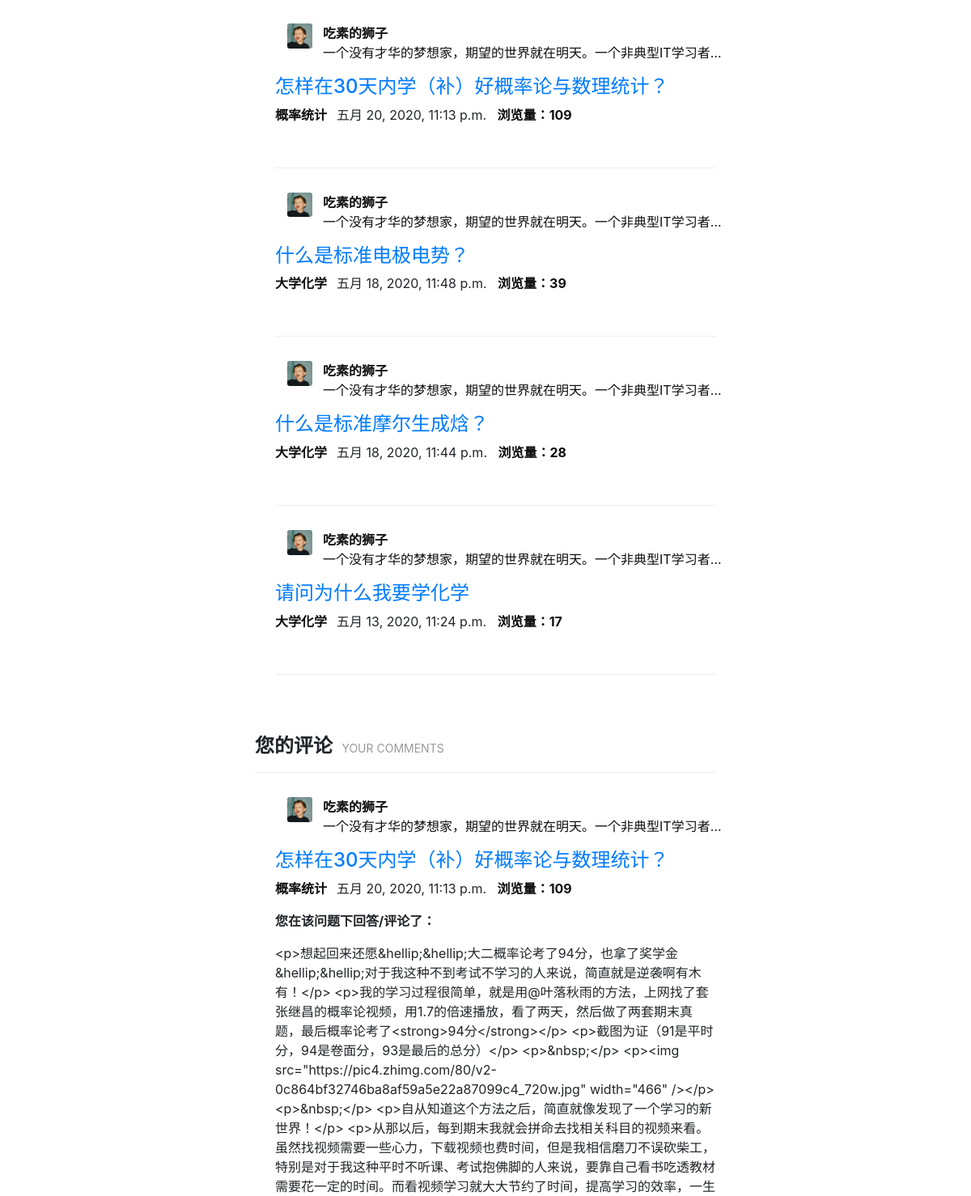
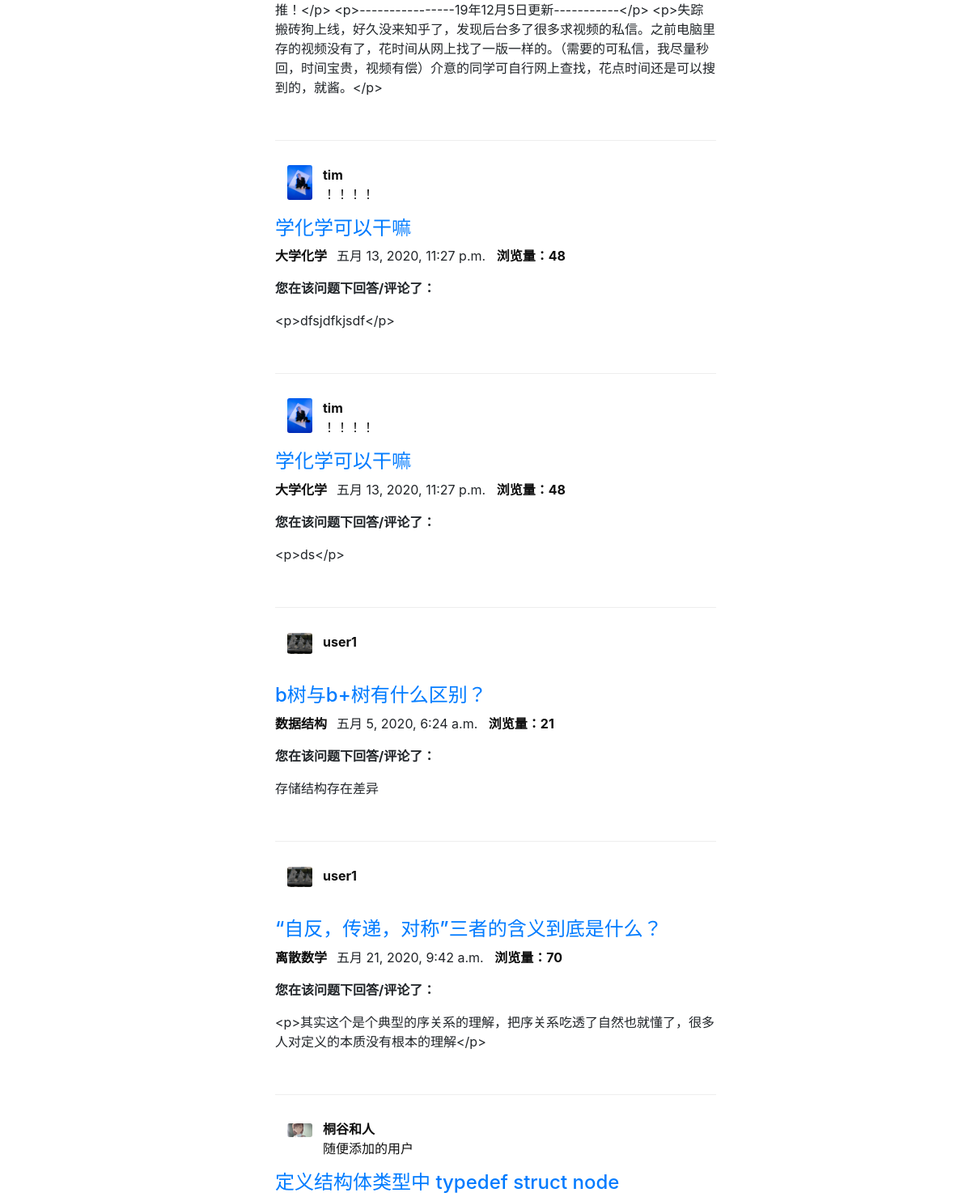
The page /qas_system/userpage/related_discuss/ (signed in, middle part) on the database as committed earlier (2 pictures, top to bottom).
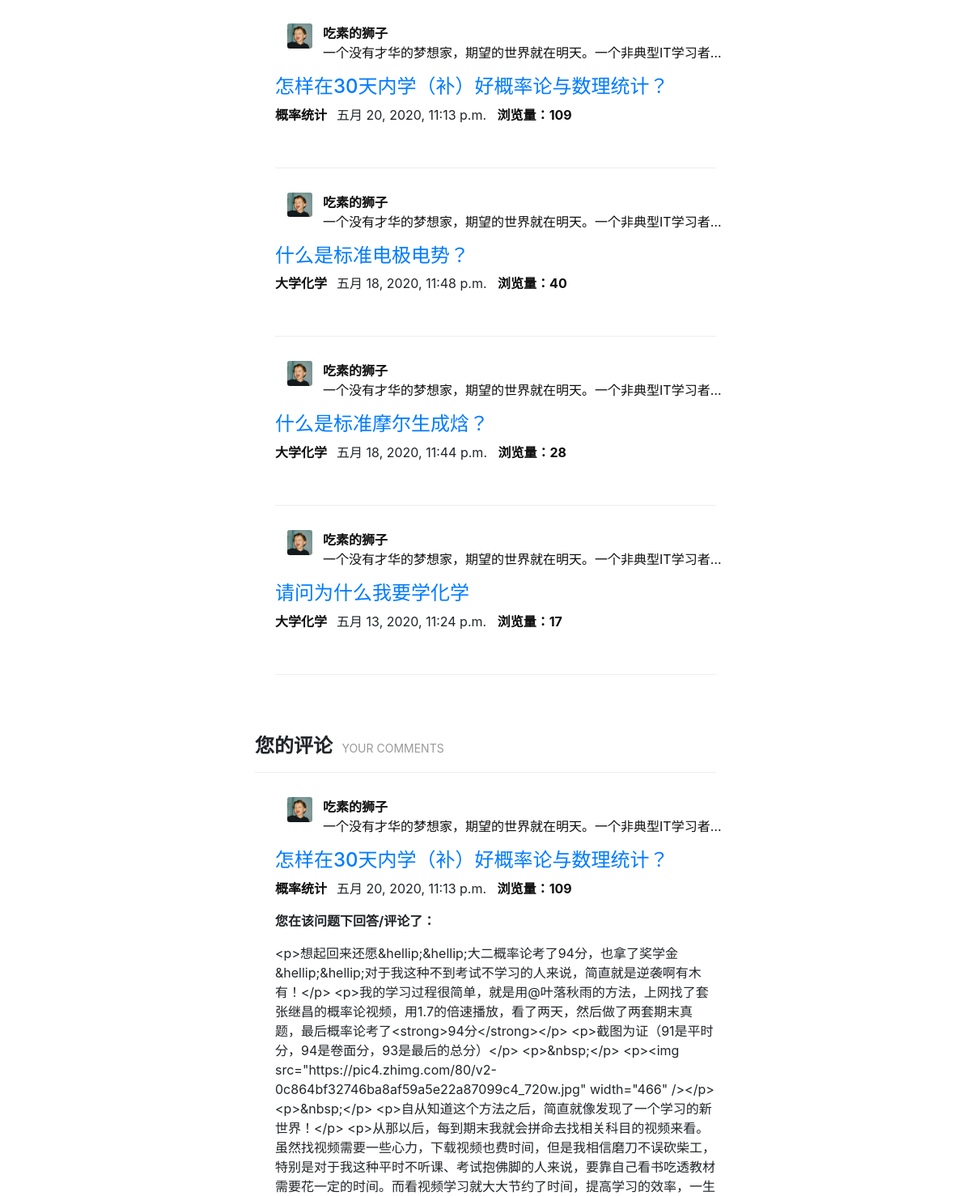
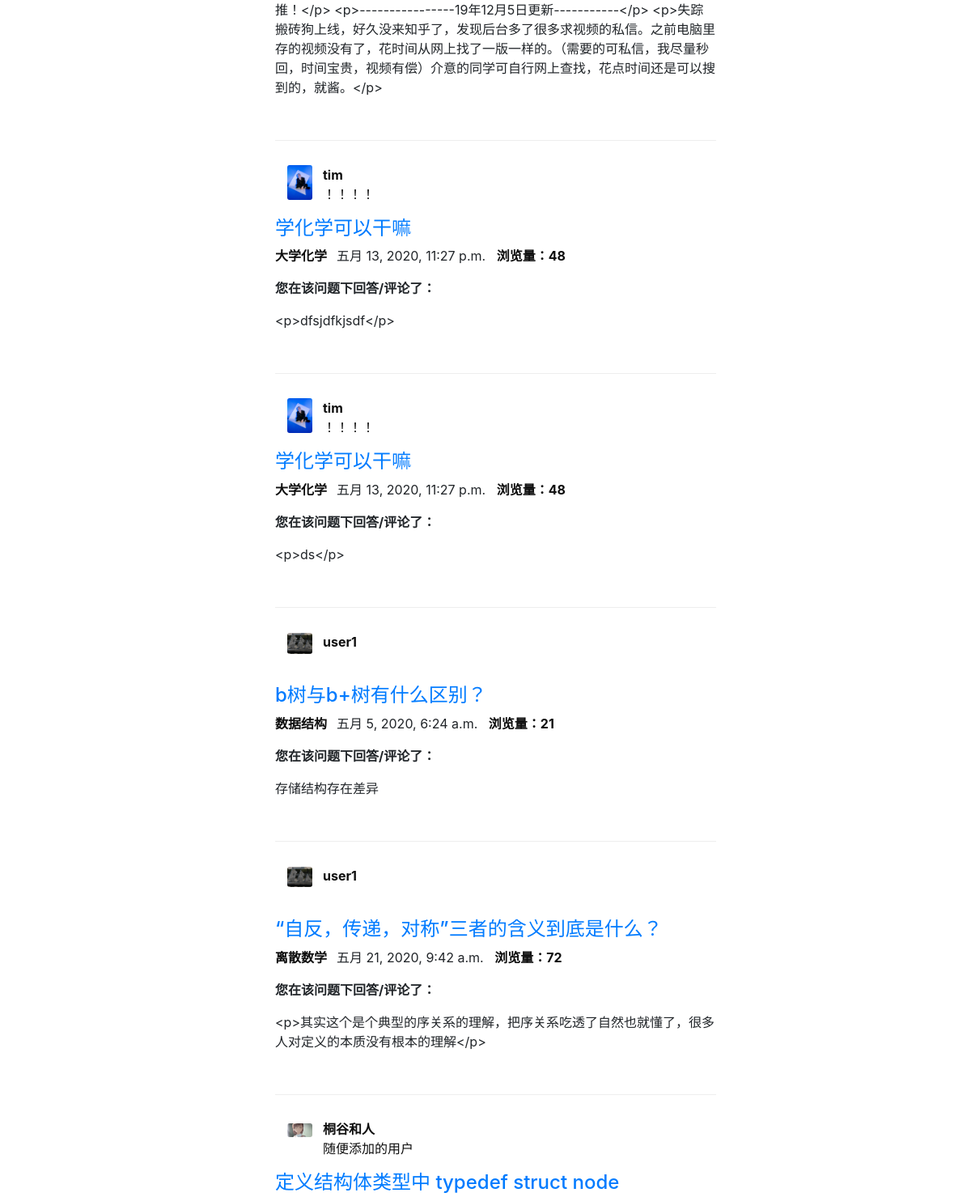
The same page on the database as committed later (2 pictures, top to bottom).
### qas_system/models.py (models this page shows, shortened)
class Question(models.Model):
    question_title = models.CharField(verbose_name='标题', max_length=30, blank=False)
    question_text = RichTextField(verbose_name='具体描述')
    question_subject = models.ForeignKey('Subject', verbose_name='科目', on_delete=models.CASCADE)
    pub_date = models.DateTimeField(auto_now=True, verbose_name='提问日期')
    page_views = models.PositiveIntegerField(default=0, verbose_name='浏览量')
    questioner = models.ForeignKey('User', verbose_name='提问者', on_delete=models.CASCADE)
    good_num = models.IntegerField(default=0, verbose_name='点赞量')

class User(models.Model):
    user_name = models.CharField(verbose_name='用户名', max_length=30, blank=False, unique=True)
    password = models.CharField(verbose_name='密码', max_length=30, blank=False)
    avatar = models.ImageField(upload_to='avatar/', verbose_name='头像', blank=True, null=True)
    email = models.EmailField(default='', verbose_name='邮箱', blank=True, null=True)
    bio = models.TextField(max_length=500, default='', verbose_name='个人简介', blank=True, null=True)
    college = models.CharField(max_length=30, default='', verbose_name='学院', blank=True, null=True)
    major = models.CharField(max_length=20, default='', verbose_name='专业', blank=True, null=True)
    grade = models.CharField(max_length=20, default='', verbose_name='年级', blank=True, null=True)
    sex = models.CharField(max_length=2, default='', verbose_name='性别', blank=True, null=True)
    collect_question = models.ManyToManyField('Question')
    def __str__(self):
        return self.user_name

class Subject(models.Model):
    name = models.CharField(max_length=30, unique=True, verbose_name='科目名称')
    def __str__(self):
        return self.name

class Comment(models.Model):
    question = models.ForeignKey('Question', verbose_name='问题', on_delete=models.CASCADE, related_name='comments')
    comment_text = RichTextField(verbose_name='评论内容')
    pub_date = models.DateTimeField(auto_now=True, verbose_name='评论时间')
    good_num = models.IntegerField(default=0, verbose_name='点赞量')
    comment_person = models.ForeignKey('User', verbose_name='评论者', on_delete=models.CASCADE, related_name='comments')
    class Meta:
        ordering = ('-pub_date',)

### qas_system/views.py (the view)
# urls.py: path('userpage/related_discuss/', views.userpage_related_discuss),  # 查看参与的讨论
def userpage_related_discuss(request):
    try:
        user = User.objects.get(id=request.session['user_id'])
    except KeyError:
        return HttpResponse("请先登录！")
    my_ask = Question.objects.filter(questioner_id=request.session['user_id']).order_by('-pub_date')
    my_answer_detail = Comment.objects.filter(comment_person=request.session['user_id']).order_by('-pub_date')
    return render(request, 'personal_related_discuss.html',
                  {'my_ask': my_ask, 'my_answer_detail': my_answer_detail, 'user': user})

### templates/personal_related_discuss.html (shortened to what this page needs)
{% extends 'base.html' %}
{% load static %}
{% block link_before %}
    <link href="{% static 'bootstrap-combined.min.css' %}" rel="stylesheet">
{% endblock %}
{% block link_after %}
    <link href="{% static 'layoutit.css'%}" rel="stylesheet">
{% endblock %}
{% block content %}
<div class="container-fluid">
	<div class="row-fluid">
		<div class="span6">
{% if my_ask %}
    <ul>
    {% for question in my_ask %}
        <div class="desc">
            <div class="container-fluid">
                 <div class="span1">
                     {% if question.questioner.avatar %}
                         <img style="width: 50px" src="{{ question.questioner.avatar.url }}" class="card-img"/>
                     {% else %}
                         <img style="width: 50px" src="/media/avatar/default0.jpg" class="card-img"/>
                     {% endif %}
                 </div>
				 <div class="span10">
                     <a href="#" style="color: #0e0e0e"><strong>{{ question.questioner }}</strong></a>
                     <p style="color: #0e0e0e" class="pl">{{ question.questioner.bio }}&nbsp;</p>
                 </div>
			</div>
            <h4><a href="/qas_system/question/{{ question.id }}/">{{ question.question_title }}</a></h4>
			<p class="meta">
				 <span class="sub"><a href="#" style="color: #0e0e0e"><strong>{{ question.question_subject }}&nbsp;&nbsp;</strong></a></span>
				 <span class="date">{{ question.pub_date }}</span>
                 <span><a href="#" style="color: #0e0e0e">&nbsp;&nbsp;<strong>浏览量：{{ question.page_views }}</strong></a></span>
			</p>
        </div>
        <div class="page-header" contenteditable="true"></div>
    {% endfor %}
    </ul>
{% else %}
    <p>您还没有提问过</p>
{% endif %}
<p>&nbsp;</p>
<div class="page-header" contenteditable="true"><h4><strong>您的评论 &nbsp;<small>YOUR COMMENTS</small></strong></h4></div>
{% if my_answer_detail %}
    <ul>
    {% for comment in my_answer_detail %}
        <div class="desc">
            <div class="container-fluid">
                 <div class="span1">
                     {% if comment.question.questioner.avatar %}
                         <img style="width: 50px" src="{{ comment.question.questioner.avatar.url }}" class="card-img"/>
                     {% else %}
                         <img style="width: 50px" src="/media/avatar/default0.jpg" class="card-img"/>
                     {% endif %}
                 </div>
				 <div class="span10">
                     <a href="#" style="color: #0e0e0e"><strong>{{ comment.question.questioner }}</strong></a>
                     <p style="color: #0e0e0e" class="pl">{{ comment.question.questioner.bio }}&nbsp;</p>
                 </div>
			</div>
            <h4><a href="/qas_system/question/{{ comment.question.id }}/">{{ comment.question.question_title }}</a></h4>
			<p class="meta">
				 <span class="sub"><a href="#" style="color: #0e0e0e"><strong>{{ comment.question.question_subject }}&nbsp;&nbsp;</strong></a></span>
				 <span class="date">{{ comment.question.pub_date }}</span>
                 <span><a href="#" style="color: #0e0e0e">&nbsp;&nbsp;<strong>浏览量：{{ comment.question.page_views }}</strong></a></span>
			</p>
            <p><strong>您在该问题下回答/评论了：</strong></p>
                {{ comment.comment_text }}
        </div>
        <div class="page-header" contenteditable="true"></div>
    {% endfor %}
    </ul>
{% else %}
    <p>您还没有回答过</p>
{% endif %}
		</div>
	</div>
</div>
{% endblock %}

### templates/base.html (shortened to what this page needs)
<!DOCTYPE html>
<html lang="en">
<head>
    {% load static %}
    {% block link_before %}{% endblock %}
    <link rel="stylesheet" href="{% static 'bootstrap-4.1.3-dist/css/bootstrap.min.css' %}">
    <link rel="stylesheet" href="{% static 'bootstrap-4.4.1/css/bootstrap.min.css' %}">
    <link rel="stylesheet" href="{% static 'mycss/header.css' %}">
    <link rel="stylesheet" href="{% static 'mycss/search_bar.css' %}">
    <link rel="stylesheet" href="https://cdnjs.cloudflare.com/ajax/libs/normalize/5.0.0/normalize.min.css">
    {% block link_after %}{% endblock %}
</head>
<body>
    {% block content %}{% endblock %}
</body>
</html>

### templates/header.html (shortened to what this page needs)
{% load static %}

### static/mycss/header.css (style rules this page uses)
.pl { width: 500px; overflow:hidden; text-overflow:ellipsis; white-space: nowrap; }

### static/layoutit.css (style rules this page uses)
body { padding-top:0px; padding-bottom: 40px; margin-left:0px; -webkit-transition: margin 500ms ease; -moz-transition: margin 500ms ease; -ms-transition: margin 500ms ease; -o-transition: margin 500ms ease; transition: margin 500ms ease; }

Rows that differ between the two databases and show on the page:
changed Question "什么是标准电极电势？": page_views "39" → "40"
changed through a linked row, Comment "<p>其实这个是个典型的序关系的理解，把序关系吃透了自然也就懂了，很多人对定义的本质没有根本的理解</p>": question.page_views "70" → "72"
